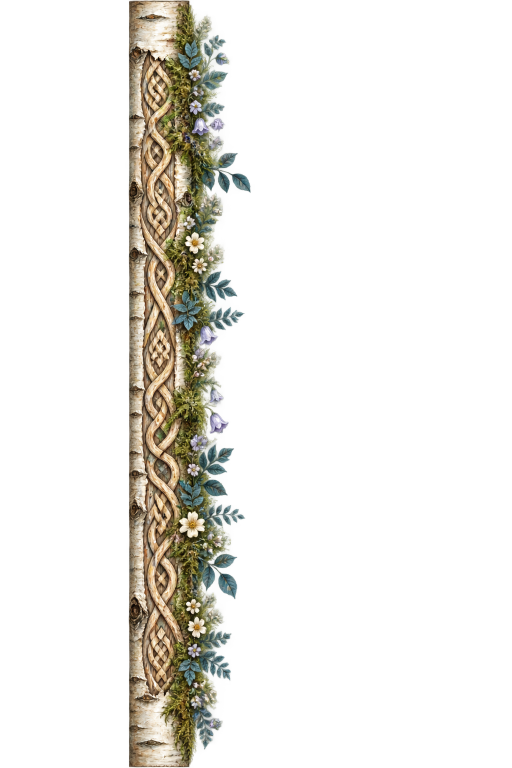
#> input picture src/birthday_stickers/assets/banner_frame/left.png, 1024 x 1536 px (shown at 1/2 size)
$ python -i banners.py   (imports and definitions only)
#> lines starting #> are read from the running program, lines starting #| are printed output that depends on the picture
"""Compose one woodland/Viking print banner per immediate input subfolder."""

from __future__ import annotations

import argparse
import os
import re
import tempfile
from pathlib import Path

from PIL import Image, ImageFilter, ImageOps

# Wheels bundle these files internally; source checkouts use the shared assets folder.
_PACKAGED_ASSETS = Path(__file__).parent / "assets" / "banner_frame"
ASSETS = (
    _PACKAGED_ASSETS
    if _PACKAGED_ASSETS.is_dir()
    else Path(__file__).resolve().parents[2] / "assets" / "banner_frame"
)
EXTENSIONS = {".png", ".jpg", ".jpeg", ".webp", ".tif", ".tiff", ".bmp"}
# Remove generation padding; the original PNGs remain available for reuse.
CROPS = {
    "left": (258, 2, 510, 1533),
    "right": (510, 10, 755, 1525),
    "top": (8, 112, 1975, 680),
    "divider": (0, 195, 1881, 640),
    "bottom": (7, 310, 1976, 725),
}


# [11 lines left out: functions natural_key, images_in, not called in this run]


def frame_piece(name: str, size: tuple[int, int]) -> Image.Image:
    with Image.open(ASSETS / f"{name}.png") as source:
        piece = source.convert("RGBA").crop(CROPS[name])
    if name in {"left", "right"}:
        # The generated side art has a translucent halo. Remove that halo,
        # retaining solid foliage and bark, before compositing over pictures.
        piece.putalpha(piece.getchannel("A").point(lambda a: 255 if a >= 180 else 0))
    if name == "top":
        # Match width without flattening the carved wood and hanging leaves.
        size = (size[0], round(piece.height * size[0] / piece.width))
    return piece.resize(size, Image.Resampling.LANCZOS)


def render_banner(
    paths: list[Path],
    destination: Path,
    *,
    image_size: int = 1536,
    border: int = 192,
    dpi: int = 300,
    fit: str = "contain",
    max_megapixels: float = 120,
) -> tuple[int, int]:
#> called with paths = 'assets/banner_frame/bottom.png', destination = 'out.png', image_size = 1536, border = 192, dpi = 300, fit = 'contain', max_megapixels = 120
    if not paths:
        raise ValueError("No images to render")
    if image_size < 1 or border < 1 or dpi < 1:
        raise ValueError("Image size, border and DPI must be positive")
    if fit not in {"contain", "cover"}:
        raise ValueError("Fit must be contain or cover")
    width = image_size + 2 * border
    height = len(paths) * image_size + (len(paths) + 1) * border
    if width * height > max_megapixels * 1_000_000:
        raise ValueError(
            f"Banner would be {width} x {height} pixels; reduce --image-size "
            "or raise --max-megapixels (requires more RAM)"
        )
    canvas = Image.new("RGBA", (width, height), "#bca384")
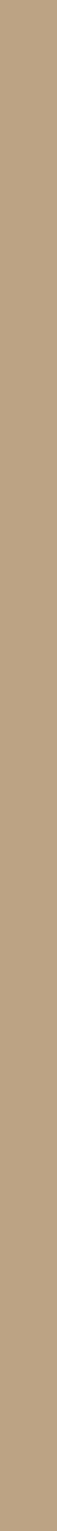
#> canvas: PIL image 1920x52032 RGBA (shown at 1/34 size); mean R, G, B, A 188, 163, 132, 255
    frame = Image.new("RGBA", canvas.size)
#> frame: PIL image 1920x52032 RGBA; every value is 0
    overlap = max(1, border // 2)
    left = frame_piece("left", (border + overlap, image_size + 2 * overlap))
#> in frame_piece, source is the input picture: PIL image 1024x1536 RGBA; mean R, G, B, A 40.6, 39, 31.5, 42
#> in frame_piece, `piece = source.convert("RGBA").crop(CROPS[name])`:
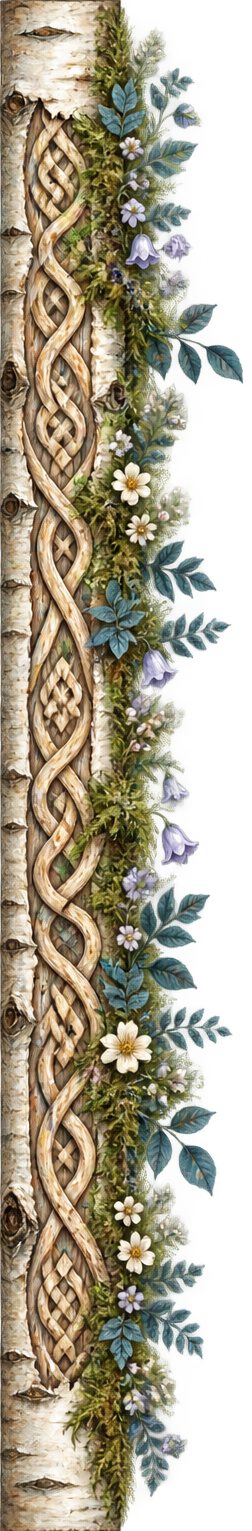
#> piece: PIL image 252x1531 RGBA; mean R, G, B, A 118.8, 115.1, 92.5, 171; transparent parts drawn white
#> in frame_piece, `piece.putalpha(piece.getchannel("A").point(lambda a: 255 if a >= 180 e..`:
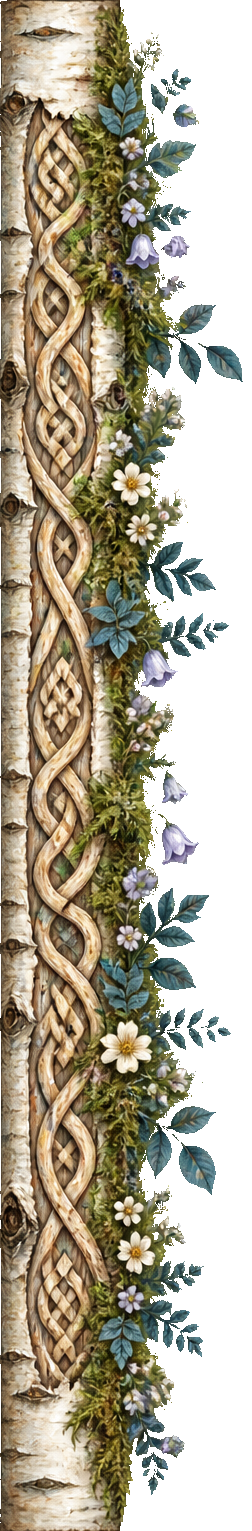
#> piece: PIL image 252x1531 RGBA; mean R, G, B, A 118.8, 115.1, 92.5, 169.2; transparent parts drawn white
#> in frame_piece, `return piece.resize(size, Image.Resampling.LANCZOS)`:
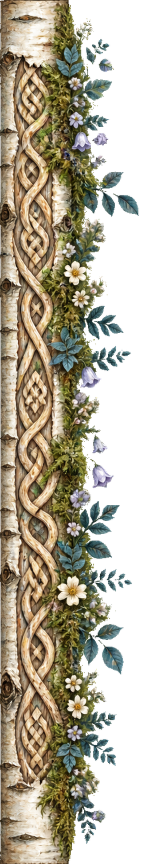
#> returned value: PIL image 288x1728 RGBA (shown at 1/2 size); mean R, G, B, A 94.8, 88, 68.8, 169.2; transparent parts drawn white
    right = frame_piece("right", (border + overlap, image_size + 2 * overlap))
    for index, path in enumerate(paths):
        y = border + index * (image_size + border)
        with Image.open(path) as source:
            oriented = ImageOps.exif_transpose(source).convert("RGBA")
            if fit == "cover":
                picture = ImageOps.fit(
                    oriented, (image_size, image_size), method=Image.Resampling.LANCZOS
                )
            else:
                picture = ImageOps.contain(
                    oriented, (image_size, image_size), method=Image.Resampling.LANCZOS
                )
            square = Image.new("RGBA", (image_size, image_size), "white")
            square.alpha_composite(
                picture, ((image_size - picture.width) // 2, (image_size - picture.height) // 2)
            )
        # Reflect a real strip instead of stretching a single row into streaks.
        bleed = min(overlap, image_size)
        canvas.alpha_composite(
            ImageOps.flip(square.crop((0, 0, image_size, bleed))).resize((image_size, overlap)),
            (border, y - overlap),
        )
        canvas.alpha_composite(
            ImageOps.flip(square.crop((0, image_size - bleed, image_size, image_size))).resize(
                (image_size, overlap)
            ),
            (border, y + image_size),
        )
        canvas.alpha_composite(square, (border, y))
        frame.alpha_composite(left, (0, y - overlap))
        frame.alpha_composite(right, (width - right.width, y - overlap))
    # Horizontal beams cover the vertical joins. The final canvas is opaque
    # and rectangular; only the interior foliage overlaps the photographs.
    frame.alpha_composite(frame_piece("top", (width, border + overlap)), (0, 0))
    for index in range(1, len(paths)):
        y = index * (image_size + border)
        frame.alpha_composite(
            frame_piece("divider", (width, border + 2 * overlap)), (0, y - overlap)
        )
    frame.alpha_composite(
        frame_piece("bottom", (width, border + overlap)), (0, height - border - overlap)
    )
    # Cast the assembled silhouette once, below every frame component, so
    # foliage casts a shadow onto images without darkening overlapping beams.
    radius = max(1, border / 16)
    offset = max(1, round(border / 32))
    shadow = Image.new("L", canvas.size)
    shadow.paste(frame.getchannel("A"), (offset, offset))
    shadow = shadow.filter(ImageFilter.GaussianBlur(radius)).point(lambda a: round(a * 0.38))
    canvas.paste((0, 0, 0, 255), (0, 0), shadow)
    canvas.alpha_composite(frame)
    destination.parent.mkdir(parents=True, exist_ok=True)
    descriptor, temporary = tempfile.mkstemp(suffix=".jpg", dir=destination.parent)
    os.close(descriptor)
    try:
        canvas.convert("RGB").save(
            temporary,
            format="JPEG",
            quality=95,
            optimize=True,
            progressive=True,
            subsampling=2,
            dpi=(dpi, dpi),
        )
        os.replace(temporary, destination)
    finally:
        Path(temporary).unlink(missing_ok=True)
    return width, height


# [77 lines left out: functions positive_int, main, not called in this run]


# [2 lines not run here, left out]

#> (the run stopped early here; a loop or call above may not have finished)
